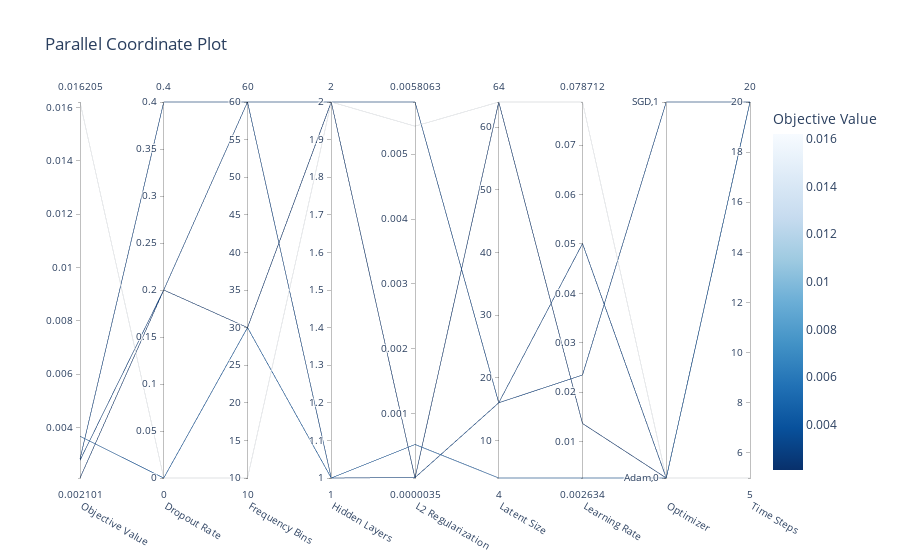

The code cell stored with this chart in its notebook:
### Code cell
scope = PlotlyScope()
fig=optuna.visualization.plot_parallel_coordinate(study)
with open("figure2.svg", "wb") as f:
    f.write(scope.transform(fig, format="svg"))
fig

### Figure 1 — Plotly figure (JSON) as saved in the notebook; plotly's stock layout.template omitted (floating-point values rounded to 4 significant figures)
{"data": [{"dimensions": [{"label": "Objective Value", "range": [0.002101, 0.0162], "values": [0.0162, 0.003666, 0.002763, 0.002811, 0.002101]}, {"label": "Dropout Rate", "range": [0, 0.4], "values": [0, 0, 0.2, 0.4, 0.2]}, {"label": "Frequency Bins", "range": [10, 60], "values": [10, 30, 60, 60, 30]}, {"label": "Hidden Layers", "range": [1, 2], "values": [2, 1, 2, 1, 2]}, {"label": "L2 Regularization", "range": [3.49e-06, 0.005806], "values": [0.005433, 0.0005208, 0.005806, 9.841e-06, 3.49e-06]}, {"label": "Latent Size", "range": [4, 64], "values": [64, 4, 16, 16, 64]}, {"label": "Learning Rate", "range": [0.002634, 0.07871], "values": [0.07871, 0.002634, 0.05007, 0.02348, 0.01366]}, {"label": "Optimizer", "range": [0, 1], "ticktext": [["Adam", 0], ["SGD", 1]], "tickvals": [0, 1], "values": [0, 0, 0, 1, 0]}, {"label": "Time Steps", "range": [5, 20], "values": [5, 20, 20, 20, 20]}], "labelangle": 30, "labelside": "bottom", "line": {"color": [0.0162, 0.003666, 0.002763, 0.002811, 0.002101], "colorbar": {"title": {"text": "Objective Value"}}, "colorscale": [[0, "rgb(247,251,255)"], [0.125, "rgb(222,235,247)"], [0.25, "rgb(198,219,239)"], [0.375, "rgb(158,202,225)"], [0.5, "rgb(107,174,214)"], [0.625, "rgb(66,146,198)"], [0.75, "rgb(33,113,181)"], [0.875, "rgb(8,81,156)"], [1, "rgb(8,48,107)"]], "reversescale": true, "showscale": true}, "type": "parcoords"}], "layout": {"autosize": true, "title": {"text": "Parallel Coordinate Plot"}}}
